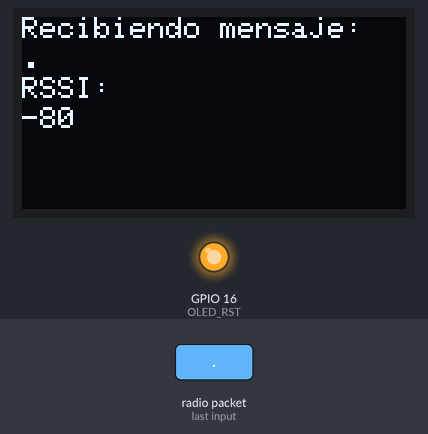
The sketch below on a simulated ESP32. Shown: 128×64 one-colour display, output pins drawn as LEDs (lit = HIGH). Inputs (shaded band) come from the test bench. No radio packets arrive unless stated; what the sketch prints to the serial monitor is not drawn.

3.3 s: radio packet "." arrives
Above: at 5.1 s.
5.6 s: radio packet "1" arrives
7.6 s: radio packet "." arrives
Timing chart, 0 to 10.6 s (numbered marks = the images above; inputs shaded):
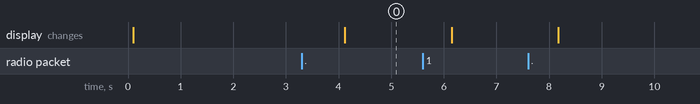

The sketch:

receptor.ino
```cpp
#include <SPI.h>
#include <LoRa.h>
#include <Wire.h>
#include <Adafruit_GFX.h>
#include <Adafruit_SSD1306.h>

String inString = "";
String MyMessage = "";

#define SCK 5
#define MISO 19
#define MOSI 27
#define SS 18
#define RST 14
#define DIO0 26

#define BAND 915E6

#define OLED_SDA 4
#define OLED_SCL 15
#define OLED_RST 16
#define SCREEN_WIDTH 128
#define SCREEN_HEIGHT 64

int rssi;

Adafruit_SSD1306 display(SCREEN_WIDTH, SCREEN_HEIGHT, &Wire, OLED_RST);

void startOLED() {
  pinMode(OLED_RST, OUTPUT);
  digitalWrite(OLED_RST, LOW);
  delay(20);
  digitalWrite(OLED_RST, HIGH);

  Wire.begin(OLED_SDA, OLED_SCL);
  if (!display.begin(SSD1306_SWITCHCAPVCC, 0x3c, false, false)) {
    Serial.println(F("SSD1306 allocation failed"));
    for (;;);
  }
  display.clearDisplay();
  display.setTextColor(WHITE);
  display.setTextSize(1);
  display.setCursor(0, 0);
  display.print("LORA SENDER");
}

void startLoRA() {
  int counter = 0;
  SPI.begin(SCK, MISO, MOSI, SS);
  LoRa.setPins(SS, RST, DIO0);

  while (!LoRa.begin(BAND) && counter < 10) {
    Serial.print(".");
    counter++;
    delay(500);
  }
  if (counter == 10) {
    Serial.println("Starting LoRa failed!");
  }
  display.setCursor(0, 10);
  display.clearDisplay();
  display.print("LoRa Initializing OK!");
  display.display();
  delay(2000);
}

void setup() {
  Serial.begin(9600);
  startOLED();
  startLoRA();
}

void loop() {
  int packetSize = LoRa.parsePacket();

  if (packetSize) {
    String newMessage = ""; // Inicializar la variable antes de entrar al bucle

    while (LoRa.available()) {
      int inChar = LoRa.read();
      if (isDigit(inChar) || inChar == '.') {
        inString += (char)inChar;
        newMessage = inString;
      }
    }

    inString = "";
    rssi = LoRa.packetRssi();

    display.clearDisplay();
    display.setCursor(0, 0);
    display.print("Recibiendo mensaje:");
    display.setCursor(0, 10);
    display.print(newMessage);

    display.setCursor(0, 20);
    display.print("RSSI:");
    display.setCursor(0, 30);
    display.print(rssi);

    display.display();

    if (!newMessage.isEmpty()) {
      if (newMessage != MyMessage) {
        MyMessage = newMessage;
        Serial.println(MyMessage);
      }
    }
  }
  delay(2000);

}
```

Measured:
- after the input at 3.3 s, the display: changes after 0.82 s (image 0)
